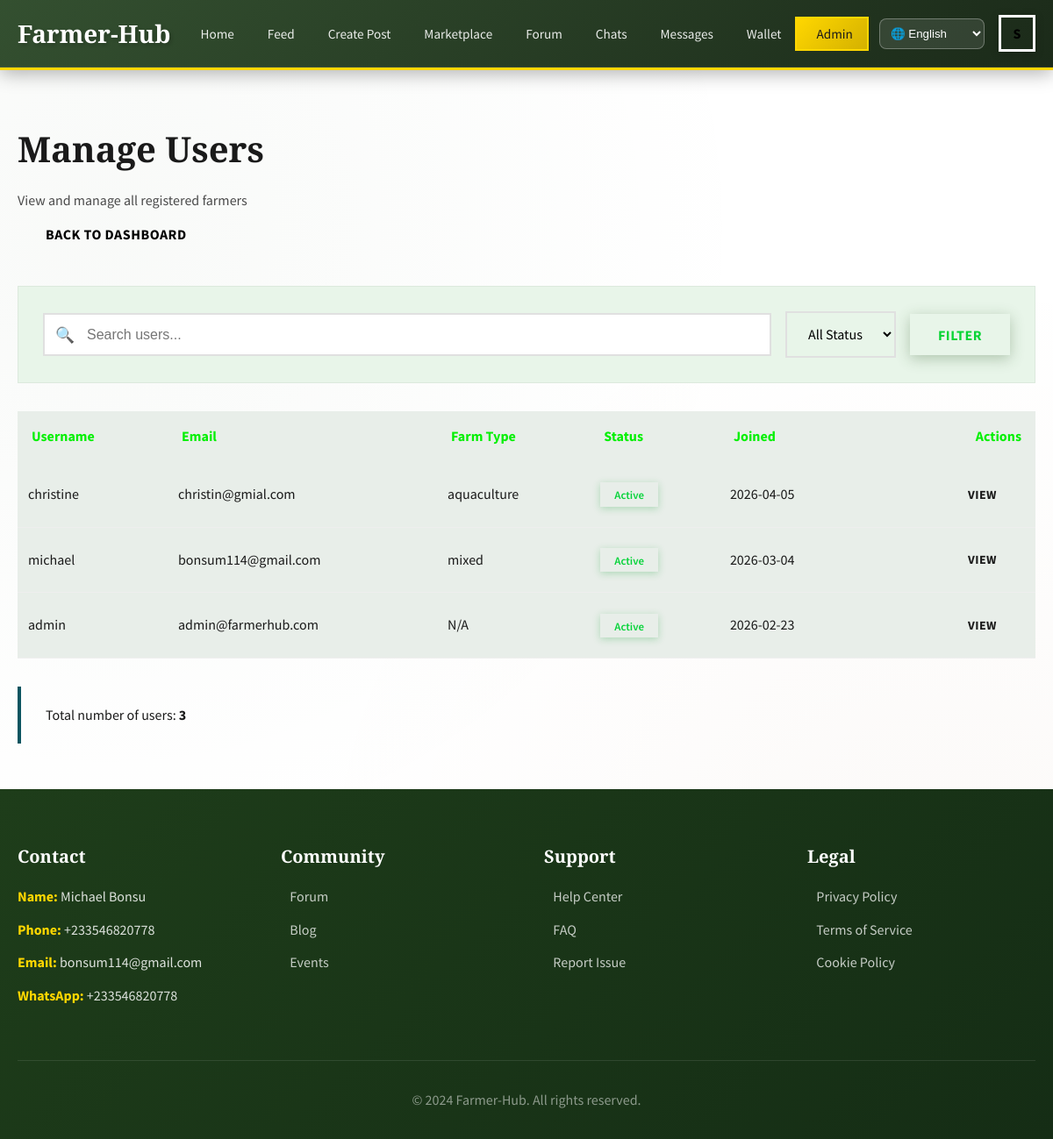
The app's page /admin/users (signed in) with its own data.
### app.py (models this page shows, shortened)
class User(UserMixin, db.Model):
    id = db.Column(db.Integer, primary_key=True)
    username = db.Column(db.String(80), unique=True, nullable=False)
    email = db.Column(db.String(120), unique=True, nullable=False)
    password_hash = db.Column(db.String(200), nullable=False)
    full_name = db.Column(db.String(100), nullable=False)
    location = db.Column(db.String(100))
    farm_type = db.Column(db.String(50))  # crop, livestock, mixed
    bio = db.Column(db.Text)
    avatar = db.Column(db.String(200), default='default-avatar.png')
    social_provider = db.Column(db.String(20))  # google, facebook, twitter, local
    language = db.Column(db.String(10), default='en')  # en, es, fr, de, zh, hi
    is_admin = db.Column(db.Boolean, default=False)
    is_active = db.Column(db.Boolean, default=True)
    created_at = db.Column(db.DateTime, default=datetime.utcnow)
    last_login = db.Column(db.DateTime)
    login_count = db.Column(db.Integer, default=0)
    products = db.relationship('Product', backref='seller', lazy=True)
    questions = db.relationship('Question', backref='author', lazy=True)
    answers = db.relationship('Answer', backref='author', lazy=True)
    offers_sent = db.relationship('Offer', foreign_keys='Offer.buyer_id', backref='buyer', lazy=True)
    offers_received = db.relationship('Offer', foreign_keys='Offer.seller_id', backref='seller', lazy=True)
    messages_sent = db.relationship('Message', foreign_keys='Message.sender_id', backref='sender', lazy=True)
    messages_received = db.relationship('Message', foreign_keys='Message.receiver_id', backref='receiver', lazy=True)

### app.py (the view)
@app.route('/admin/users')
@login_required
@admin_required
def admin_users():
    search = request.args.get('search')
    status = request.args.get('status')
    query = User.query
    if search:
        query = query.filter(
            (User.username.ilike(f'%{search}%')) |
            (User.email.ilike(f'%{search}%')) |
            (User.full_name.ilike(f'%{search}%'))
        )
    if status == 'active':
        query = query.filter_by(is_active=True)
    elif status == 'inactive':
        query = query.filter_by(is_active=False)
    users = query.order_by(User.created_at.desc()).all()
    return render_template('admin/users.html', users=users)

### app.py (called while the page is built)
@login_manager.user_loader
def load_user(user_id):
    return User.query.get(int(user_id))

@app.context_processor
def inject_translations():
    lang = 'en'
    if current_user.is_authenticated and current_user.language:
        lang = current_user.language
    elif session.get('language'):
        lang = session['language']
    return dict(
        languages=LANGUAGES,
        current_language=lang,
        t=TRANSLATIONS.get(lang, TRANSLATIONS['en'])
    )

def admin_required(f):
    from functools import wraps
    @wraps(f)
    def decorated_function(*args, **kwargs):
        if not current_user.is_authenticated:
            flash('Please log in to access this page.', 'error')
            return redirect(url_for('login'))
        if not current_user.is_admin:
            flash('You do not have admin privileges.', 'error')
            return redirect(url_for('dashboard'))
        return f(*args, **kwargs)
    return decorated_function

### templates/admin/users.html (shortened to what this page needs)
{% extends "layout.html" %}
{% block content %}
<div class="container mt-4">
    <h1 style="color: #1A1A1A;">Manage Users</h1>
    <p class="text-secondary" style="color: #4A4A4A;">View and manage all registered farmers</p>
    <a href="{{ url_for('admin_dashboard') }}" class="btn btn-outline mb-4">Back to Dashboard</a>
    <div class="marketplace-filters">
        <form method="GET" action="{{ url_for('admin_users') }}" class="filter-group">
            <div class="search-box">
                <input type="text" name="search" placeholder="Search users..." value="{{ request.args.get('search', '') }}">
            </div>
            <select name="status" class="form-select" style="width: auto;">
                <option value="">All Status</option>
            </select>
            <button type="submit" class="btn btn-primary">Filter</button>
        </form>
    </div>
    {% if users %}
    <table style="width: 100%; border-collapse: collapse; background: rgb(232, 238, 233); box-shadow: var(--shadow); margin-top: 1rem;">
        <thead>
            <tr style="background: var(--primary); color: rgb(4, 240, 4);">
                <th style="padding: 1rem; text-align: left;">Username</th>
                <th style="padding: 1rem; text-align: left;">Email</th>
                <th style="padding: 1rem; text-align: left;">Farm Type</th>
                <th style="padding: 1rem; text-align: left;">Status</th>
                <th style="padding: 1rem; text-align: left;">Joined</th>
                <th style="padding: 1rem; text-align: right;">Actions</th>
            </tr>
        </thead>
        <tbody>
        {% for user in users %}
            <tr style="border-bottom: 1px solid #eee; color: #1A1A1A;">
                <td style="padding: 0.75rem;">{{ user.username }}</td>
                <td style="padding: 0.75rem;">{{ user.email }}</td>
                <td style="padding: 0.75rem;">{{ user.farm_type or 'N/A' }}</td>
                <td style="padding: 0.75rem;">
                    {% if user.is_active %}
                    <span class="solved-badge">Active</span>
                    {% else %}
                    <span class="unsolved-badge">Inactive</span>
                    {% endif %}
                </td>
                <td style="padding: 0.75rem;">{{ user.created_at.strftime('%Y-%m-%d') }}</td>
                <td style="padding: 0.75rem; text-align: right;">
                    <a href="{{ url_for('admin_user_detail', user_id=user.id) }}" class="btn btn-sm btn-outline">View</a>
                </td>
            </tr>
        {% endfor %}
        </tbody>
    </table>
    <div class="alert alert-info mt-4">
        <p style="color: #1A1A1A;">Total number of users: <strong>{{ users|length }}</strong></p>
    </div>
    {% else %}
    <div class="alert alert-warning mt-4">
        <p>No users found.</p>
    </div>
    {% endif %}
</div>
{% endblock %}

### templates/layout.html (shortened to what this page needs)
<!DOCTYPE html>
<html lang="en">
<head>
    <link rel="stylesheet" href="{{ url_for('static', filename='css/style.css') }}">
    <link rel="stylesheet" href="{{ url_for('static', filename='css/animations.css') }}">
</head>
<body>
    {% if current_user.is_authenticated %}
    <nav class="navbar">
        <div class="navbar-container">
            <a href="{{ url_for('dashboard') }}" class="navbar-brand">
                Farmer-Hub
            </a>
            <div class="navbar-dashboard">
                <ul class="navbar-menu">
                    <li><a href="{{ url_for('dashboard') }}" title="Dashboard"><span class="nav-text">Home</span></a></li>
                    <li><a href="{{ url_for('feed') }}" title="Feed"><span class="nav-text">Feed</span></a></li>
                    <li><a href="{{ url_for('create_post') }}" title="Create Post"><span class="nav-text">Create Post</span></a></li>
                    <li><a href="{{ url_for('marketplace') }}" title="Marketplace"><span class="nav-text">Marketplace</span></a></li>
                    <li><a href="{{ url_for('forum') }}" title="Forum"><span class="nav-text">Forum</span></a></li>
                    <li><a href="{{ url_for('chats') }}" title="Chats"><span class="nav-text">Chats</span></a></li>
                    <li><a href="{{ url_for('messages') }}" title="Messages"><span class="nav-text">Messages</span></a></li>
                    <li><a href="{{ url_for('wallet') }}" title="Wallet"><span class="nav-text">Wallet</span></a></li>
                    {% if current_user.is_admin %}
                    <li><a href="{{ url_for('admin_dashboard') }}" title="Admin" class="admin-link"><span class="nav-text">Admin</span></a></li>
                    {% endif %}
                </ul>
            </div>
            <div class="navbar-actions">
                <div class="language-selector">
                    <select onchange="window.location.href='?lang='+this.value" style="padding: 0.5rem; border-radius: 8px; border: 1px solid rgba(255,255,255,0.3); background: rgba(255,255,255,0.1); color: white;">
                        <option value="en" {% if session.get('lang')=='en' or not session.get('lang') %}selected{% endif %}>🌐 English</option>
                    </select>
                </div>
                <div class="user-dropdown">
                    <div class="user-avatar">
                        {{ current_user.full_name[0]|upper }}
                    </div>
                </div>
            </div>
        </div>
    </nav>
    {% endif %}
    <div class="main-content">
        {% block content %}{% endblock %}
    </div>
    {% if current_user.is_authenticated %}
    <footer class="footer" style="background: linear-gradient(135deg, #1E3D1A 0%, #152d15 100%); color: white; padding: 4rem 0 2rem;">
        <div class="container">
            <div class="footer-content">
                <div class="footer-section" style="color: white;">
                    <h4 style="color: white;">Contact</h4>
                    <ul style="color: rgba(255,255,255,0.85);">
                        <li><strong style="color: #FFD700;">Name:</strong> Michael Bonsu</li>
                        <li><strong style="color: #FFD700;">Phone:</strong> +233546820778</li>
                        <li><strong style="color: #FFD700;">Email:</strong> bonsum114@gmail.com</li>
                        <li><strong style="color: #FFD700;">WhatsApp:</strong> +233546820778</li>
                    </ul>
                </div>
                <div class="footer-section">
                    <h4>Community</h4>
                    <ul>
                        <li><a href="{{ url_for('forum') }}">Forum</a></li>
                        <li><a href="#">Blog</a></li>
                        <li><a href="#">Events</a></li>
                    </ul>
                </div>
                <div class="footer-section">
                    <h4>Support</h4>
                    <ul>
                        <li><a href="#">Help Center</a></li>
                        <li><a href="#">FAQ</a></li>
                        <li><a href="#">Report Issue</a></li>
                    </ul>
                </div>
                <div class="footer-section">
                    <h4>Legal</h4>
                    <ul>
                        <li><a href="#">Privacy Policy</a></li>
                        <li><a href="#">Terms of Service</a></li>
                        <li><a href="#">Cookie Policy</a></li>
                    </ul>
                </div>
            </div>
            <div class="footer-bottom">
                <p>&copy; 2024 Farmer-Hub. All rights reserved.</p>
            </div>
        </div>
    </footer>
    {% endif %}
</body>
</html>

### css/animations.css (style rules this page uses)
.btn { position: relative; overflow: hidden; }
.btn::before { content: ''; position: absolute; top: 0; left: -100%; width: 100%; height: 100%; background: linear-gradient( 90deg, transparent, rgba(255, 255, 255, 0.3), transparent ); transition: left 0.5s ease; }
.navbar-menu a { position: relative; }
.navbar-menu a::after { content: ''; position: absolute; bottom: 0; left: 50%; width: 0; height: 2px; background: #FFD700; transition: all 0.3s ease; transform: translateX(-50%); }

### records on screen
User: full_name "S", username "admin", email "admin@farmerhub.com", farm_type "N/A", is_active "Active", created_at "2026-02-23"
User: username "christine", email "christin@gmial.com", farm_type "aquaculture", is_active "Active", created_at "2026-04-05"
User: username "michael", email "bonsum114@gmail.com", farm_type "mixed", is_active "Active", created_at "2026-03-04"

### other values on screen
{{ users|length }} "3"
